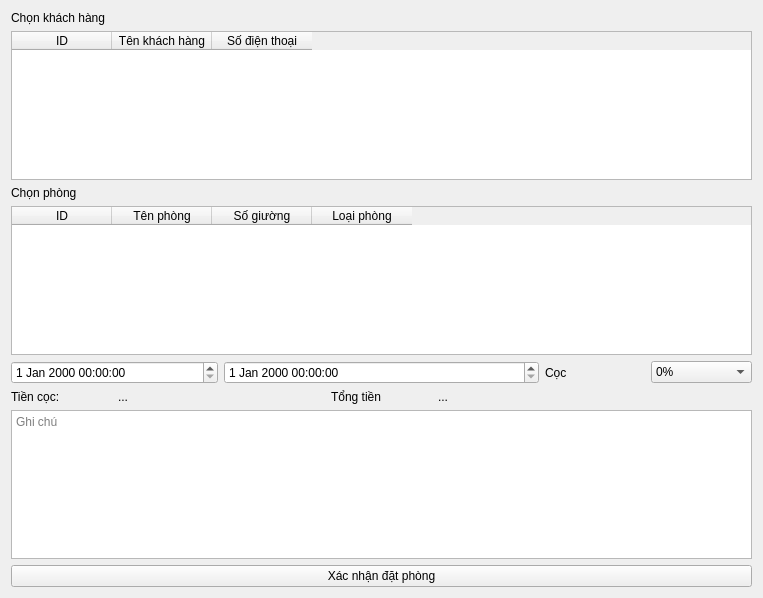
<?xml version="1.0" encoding="UTF-8"?>
<ui version="4.0">
 <class>Form</class>
 <widget class="QWidget" name="Form">
  <property name="geometry">
   <rect>
    <x>0</x>
    <y>0</y>
    <width>763</width>
    <height>598</height>
   </rect>
  </property>
  <property name="windowTitle">
   <string>Form</string>
  </property>
  <layout class="QVBoxLayout" name="verticalLayout_3">
   <item>
    <layout class="QVBoxLayout" name="verticalLayout">
     <item>
      <widget class="QLabel" name="label">
       <property name="text">
        <string>Chọn khách hàng</string>
       </property>
      </widget>
     </item>
     <item>
      <widget class="QTableWidget" name="customer_list">
       <column>
        <property name="text">
         <string>ID</string>
        </property>
       </column>
       <column>
        <property name="text">
         <string>Tên khách hàng</string>
        </property>
       </column>
       <column>
        <property name="text">
         <string>Số điện thoại</string>
        </property>
       </column>
      </widget>
     </item>
    </layout>
   </item>
   <item>
    <layout class="QVBoxLayout" name="verticalLayout_2">
     <item>
      <widget class="QLabel" name="label_2">
       <property name="text">
        <string>Chọn phòng</string>
       </property>
      </widget>
     </item>
     <item>
      <widget class="QTableWidget" name="room_list">
       <column>
        <property name="text">
         <string>ID</string>
        </property>
       </column>
       <column>
        <property name="text">
         <string>Tên phòng</string>
        </property>
       </column>
       <column>
        <property name="text">
         <string>Số giường</string>
        </property>
       </column>
       <column>
        <property name="text">
         <string>Loại phòng</string>
        </property>
       </column>
      </widget>
     </item>
    </layout>
   </item>
   <item>
    <layout class="QGridLayout" name="gridLayout">
     <item row="0" column="0" colspan="2">
      <widget class="QDateTimeEdit" name="date_start"/>
     </item>
     <item row="0" column="2" colspan="3">
      <widget class="QDateTimeEdit" name="date_end"/>
     </item>
     <item row="0" column="5">
      <widget class="QLabel" name="label_3">
       <property name="text">
        <string>Cọc</string>
       </property>
      </widget>
     </item>
     <item row="0" column="6">
      <widget class="QComboBox" name="deposit">
       <item>
        <property name="text">
         <string>0%</string>
        </property>
       </item>
       <item>
        <property name="text">
         <string>25%</string>
        </property>
       </item>
       <item>
        <property name="text">
         <string>50%</string>
        </property>
       </item>
       <item>
        <property name="text">
         <string>75%</string>
        </property>
       </item>
       <item>
        <property name="text">
         <string>100%</string>
        </property>
       </item>
      </widget>
     </item>
     <item row="1" column="0">
      <widget class="QLabel" name="label_4">
       <property name="text">
        <string>Tiền cọc:</string>
       </property>
      </widget>
     </item>
     <item row="1" column="1" colspan="2">
      <widget class="QLabel" name="deposit_amount">
       <property name="text">
        <string>...</string>
       </property>
      </widget>
     </item>
     <item row="1" column="3">
      <widget class="QLabel" name="label_5">
       <property name="text">
        <string>Tổng tiền</string>
       </property>
      </widget>
     </item>
     <item row="1" column="4" colspan="3">
      <widget class="QLabel" name="total">
       <property name="text">
        <string>...</string>
       </property>
      </widget>
     </item>
    </layout>
   </item>
   <item>
    <widget class="QTextEdit" name="note">
     <property name="placeholderText">
      <string>Ghi chú</string>
     </property>
    </widget>
   </item>
   <item>
    <widget class="QPushButton" name="pushButton">
     <property name="text">
      <string>Xác nhận đặt phòng</string>
     </property>
    </widget>
   </item>
  </layout>
 </widget>
 <resources/>
 <connections/>
</ui>
